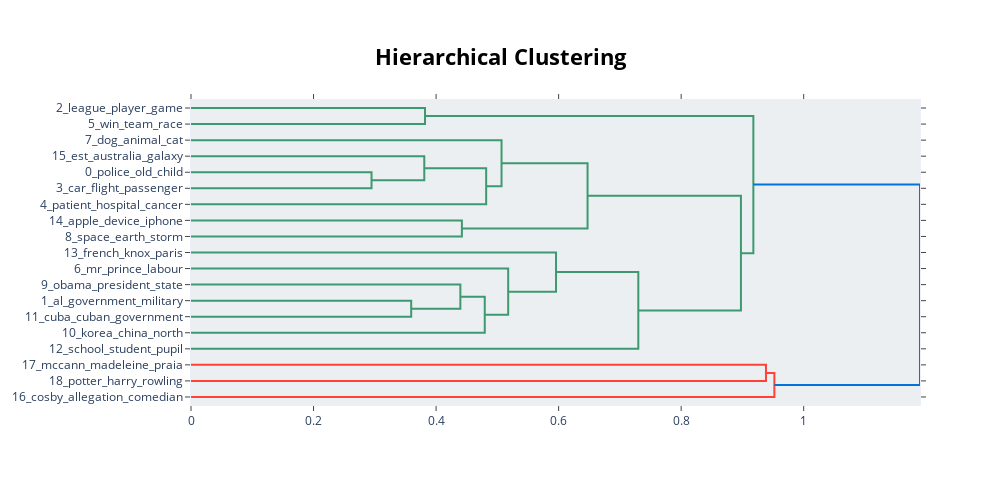

Notebook cell for this chart:
### Markdown cell above
#### Hierarchical Clustering

### Code cell
topic_model.visualize_hierarchy(top_n_topics=20)

### Figure 1 — Plotly figure (JSON) as saved in the notebook; plotly's stock layout.template omitted (floating-point values rounded to 4 significant figures)
{"data": [{"hoverinfo": "text", "marker": {"color": "rgb(61,153,112)"}, "mode": "lines", "type": "scatter", "x": [0, 0.382, 0.382, 0], "xaxis": "x", "y": [-5, -5, -15, -15], "yaxis": "y"}, {"hoverinfo": "text", "marker": {"color": "rgb(61,153,112)"}, "mode": "lines", "type": "scatter", "x": [0, 0.2947, 0.2947, 0], "xaxis": "x", "y": [-45, -45, -55, -55], "yaxis": "y"}, {"hoverinfo": "text", "marker": {"color": "rgb(61,153,112)"}, "mode": "lines", "type": "scatter", "x": [0, 0.3807, 0.3807, 0.2947], "xaxis": "x", "y": [-35, -35, -50, -50], "yaxis": "y"}, {"hoverinfo": "text", "marker": {"color": "rgb(61,153,112)"}, "mode": "lines", "type": "scatter", "x": [0.3807, 0.4818, 0.4818, 0], "xaxis": "x", "y": [-42.5, -42.5, -65, -65], "yaxis": "y"}, {"hoverinfo": "text", "marker": {"color": "rgb(61,153,112)"}, "mode": "lines", "type": "scatter", "x": [0, 0.5068, 0.5068, 0.4818], "xaxis": "x", "y": [-25, -25, -53.75, -53.75], "yaxis": "y"}, {"hoverinfo": "text", "marker": {"color": "rgb(61,153,112)"}, "mode": "lines", "type": "scatter", "x": [0, 0.4421, 0.4421, 0], "xaxis": "x", "y": [-75, -75, -85, -85], "yaxis": "y"}, {"hoverinfo": "text", "marker": {"color": "rgb(61,153,112)"}, "mode": "lines", "type": "scatter", "x": [0.5068, 0.6472, 0.6472, 0.4421], "xaxis": "x", "y": [-39.38, -39.38, -80, -80], "yaxis": "y"}, {"hoverinfo": "text", "marker": {"color": "rgb(61,153,112)"}, "mode": "lines", "type": "scatter", "x": [0, 0.3594, 0.3594, 0], "xaxis": "x", "y": [-125, -125, -135, -135], "yaxis": "y"}, {"hoverinfo": "text", "marker": {"color": "rgb(61,153,112)"}, "mode": "lines", "type": "scatter", "x": [0, 0.4396, 0.4396, 0.3594], "xaxis": "x", "y": [-115, -115, -130, -130], "yaxis": "y"}, {"hoverinfo": "text", "marker": {"color": "rgb(61,153,112)"}, "mode": "lines", "type": "scatter", "x": [0.4396, 0.4795, 0.4795, 0], "xaxis": "x", "y": [-122.5, -122.5, -145, -145], "yaxis": "y"}, {"hoverinfo": "text", "marker": {"color": "rgb(61,153,112)"}, "mode": "lines", "type": "scatter", "x": [0, 0.5177, 0.5177, 0.4795], "xaxis": "x", "y": [-105, -105, -133.8, -133.8], "yaxis": "y"}, {"hoverinfo": "text", "marker": {"color": "rgb(61,153,112)"}, "mode": "lines", "type": "scatter", "x": [0, 0.5958, 0.5958, 0.5177], "xaxis": "x", "y": [-95, -95, -119.4, -119.4], "yaxis": "y"}, {"hoverinfo": "text", "marker": {"color": "rgb(61,153,112)"}, "mode": "lines", "type": "scatter", "x": [0.5958, 0.7301, 0.7301, 0], "xaxis": "x", "y": [-107.2, -107.2, -155, -155], "yaxis": "y"}, {"hoverinfo": "text", "marker": {"color": "rgb(61,153,112)"}, "mode": "lines", "type": "scatter", "x": [0.6472, 0.8976, 0.8976, 0.7301], "xaxis": "x", "y": [-59.69, -59.69, -131.1, -131.1], "yaxis": "y"}, {"hoverinfo": "text", "marker": {"color": "rgb(61,153,112)"}, "mode": "lines", "type": "scatter", "x": [0.382, 0.9179, 0.9179, 0.8976], "xaxis": "x", "y": [-10, -10, -95.39, -95.39], "yaxis": "y"}, {"hoverinfo": "text", "marker": {"color": "rgb(255,65,54)"}, "mode": "lines", "type": "scatter", "x": [0, 0.9384, 0.9384, 0], "xaxis": "x", "y": [-165, -165, -175, -175], "yaxis": "y"}, {"hoverinfo": "text", "marker": {"color": "rgb(255,65,54)"}, "mode": "lines", "type": "scatter", "x": [0.9384, 0.9521, 0.9521, 0], "xaxis": "x", "y": [-170, -170, -185, -185], "yaxis": "y"}, {"hoverinfo": "text", "marker": {"color": "rgb(0,116,217)"}, "mode": "lines", "type": "scatter", "x": [0.9179, 1.19, 1.19, 0.9521], "xaxis": "x", "y": [-52.7, -52.7, -177.5, -177.5], "yaxis": "y"}], "layout": {"autosize": false, "height": 485, "hoverlabel": {"bgcolor": "white", "font": {"family": "Rockwell", "size": 16}}, "hovermode": "closest", "plot_bgcolor": "#ECEFF1", "showlegend": false, "title": {"font": {"color": "Black", "size": 22}, "text": "<b>Hierarchical Clustering</b>", "x": 0.5, "xanchor": "center", "yanchor": "top"}, "width": 1000, "xaxis": {"mirror": "allticks", "rangemode": "tozero", "showgrid": false, "showline": true, "showticklabels": true, "ticks": "outside", "type": "linear", "zeroline": false}, "yaxis": {"mirror": "allticks", "range": [-190, 0], "rangemode": "tozero", "showgrid": false, "showline": true, "showticklabels": true, "tickmode": "array", "ticks": "outside", "ticktext": ["2_league_player_game", "5_win_team_race", "7_dog_animal_cat", "15_est_australia_galaxy", "0_police_old_child", "3_car_flight_passenger", "4_patient_hospital_cancer", "14_apple_device_iphone", "8_space_earth_storm", "13_french_knox_paris", "6_mr_prince_labour", "9_obama_president_state", "1_al_government_military", "11_cuba_cuban_government", "10_korea_china_north", "12_school_student_pupil", "17_mccann_madeleine_praia", "18_potter_harry_rowling", "16_cosby_allegation_comedian"], "tickvals": [-5, -15, -25, -35, -45, -55, -65, -75, -85, -95, -105, -115, -125, -135, -145, -155, -165, -175, -185], "type": "linear", "zeroline": false}}}
